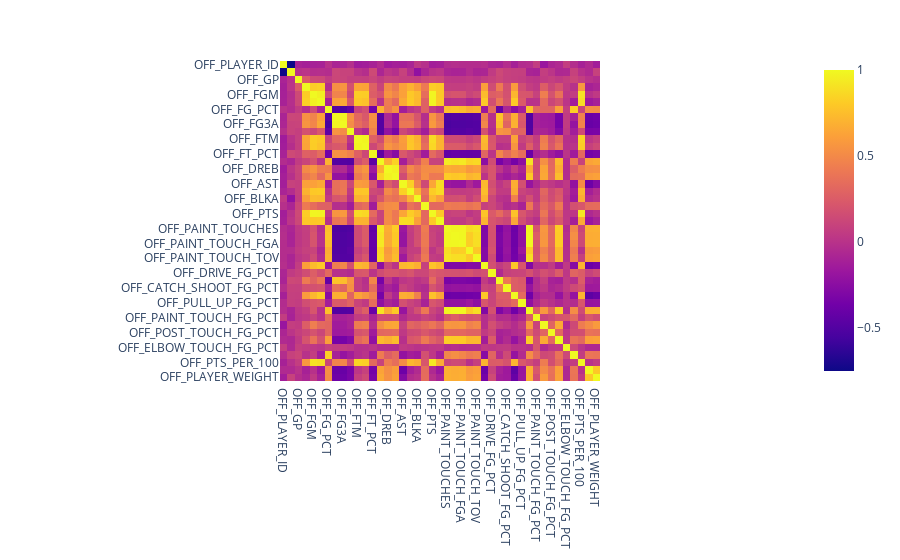
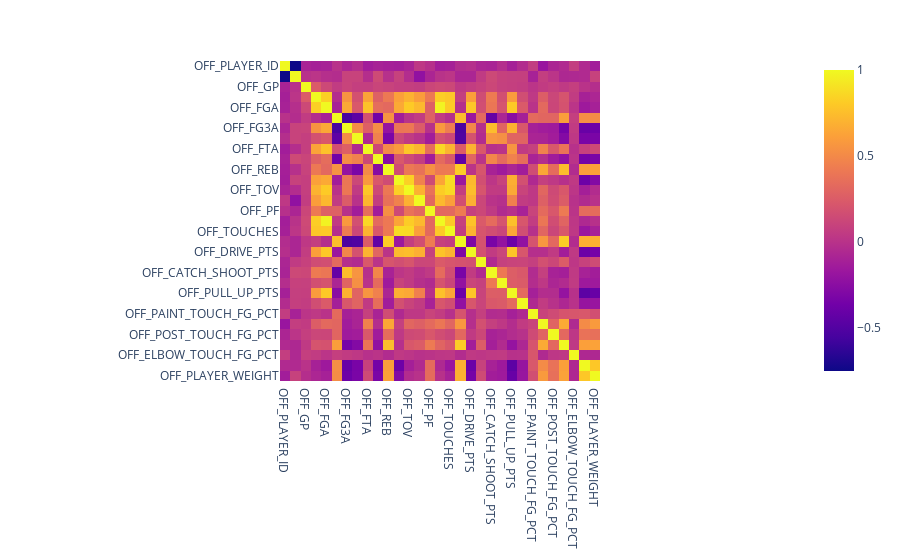

The cell these charts' notebook holds for them, in order:
### Markdown cell above
# Examine Input Correlation

Find correlation between inputs and remove redundant ones

### Code cell
off_stats = inputs.filter(regex='^OFF').copy()

# Display correlation matrix
fig = px.imshow(off_stats.corr())
fig.show()

# Drop columns with correlation > 0.9
off_cols = ['OFF_FGM', 'OFF_EFF_FG_PCT', 'OFF_OREB', 'OFF_PAINT_TOUCH_FGA', 'OFF_PAINT_TOUCH_FGM', 'OFF_PAINT_TOUCH_TOV', 'OFF_PAINT_TOUCH_PASSES', 'OFF_PAINT_TOUCH_PTS', 'OFF_DREB', 'OFF_FG3M', 'OFF_FTM', 'OFF_PTS_PER_100']
off_stats.drop(columns=off_cols, inplace=True)
fig = px.imshow(off_stats.corr())
fig.show()

print('Columns before removal: ' + str(len(off_cols) + len(off_stats.columns)))
print('Columns after removal: ' + str(len(off_stats.columns)))

### Figure 1 — Plotly figure (JSON) as saved in the notebook; plotly's stock layout.template omitted (floating-point values rounded to 4 significant figures; data arrays with more than 128 entries replaced by an {"elided": "..."} marker saying what was removed)
{"data": [{"coloraxis": "coloraxis", "hovertemplate": "x: %{x}<br>y: %{y}<br>color: %{z}<extra></extra>", "name": "0", "type": "heatmap", "x": ["OFF_PLAYER_ID", "OFF_AGE", "OFF_GP", "OFF_MIN", "OFF_FGM", "OFF_FGA", "OFF_FG_PCT", "OFF_FG3M", "OFF_FG3A", "OFF_FG3_PCT", "OFF_FTM", "OFF_FTA", "OFF_FT_PCT", "OFF_OREB", "OFF_DREB", "OFF_REB", "OFF_AST", "OFF_TOV", "OFF_BLKA", "OFF_PF", "OFF_PTS", "OFF_TOUCHES", "OFF_PAINT_TOUCHES", "OFF_PAINT_TOUCH_FGM", "OFF_PAINT_TOUCH_FGA", "OFF_PAINT_TOUCH_PASSES", "OFF_PAINT_TOUCH_TOV", "OFF_DRIVE_PTS", "OFF_DRIVE_FG_PCT", "OFF_CATCH_SHOOT_PTS", "OFF_CATCH_SHOOT_FG_PCT", "OFF_PULL_UP_PTS", "OFF_PULL_UP_FG_PCT", "OFF_PAINT_TOUCH_PTS", "OFF_PAINT_TOUCH_FG_PCT", "OFF_POST_TOUCH_PTS", "OFF_POST_TOUCH_FG_PCT", "OFF_ELBOW_TOUCH_PTS", "OFF_ELBOW_TOUCH_FG_PCT", "OFF_EFF_FG_PCT", "OFF_PTS_PER_100", "OFF_PLAYER_HEIGHT_INCHES", "OFF_PLAYER_WEIGHT"], "xaxis": "x", "y": ["OFF_PLAYER_ID", "OFF_AGE", "OFF_GP", "OFF_MIN", "OFF_FGM", "OFF_FGA", "OFF_FG_PCT", "OFF_FG3M", "OFF_FG3A", "OFF_FG3_PCT", "OFF_FTM", "OFF_FTA", "OFF_FT_PCT", "OFF_OREB", "OFF_DREB", "OFF_REB", "OFF_AST", "OFF_TOV", "OFF_BLKA", "OFF_PF", "OFF_PTS", "OFF_TOUCHES", "OFF_PAINT_TOUCHES", "OFF_PAINT_TOUCH_FGM", "OFF_PAINT_TOUCH_FGA", "OFF_PAINT_TOUCH_PASSES", "OFF_PAINT_TOUCH_TOV", "OFF_DRIVE_PTS", "OFF_DRIVE_FG_PCT", "OFF_CATCH_SHOOT_PTS", "OFF_CATCH_SHOOT_FG_PCT", "OFF_PULL_UP_PTS", "OFF_PULL_UP_FG_PCT", "OFF_PAINT_TOUCH_PTS", "OFF_PAINT_TOUCH_FG_PCT", "OFF_POST_TOUCH_PTS", "OFF_POST_TOUCH_FG_PCT", "OFF_ELBOW_TOUCH_PTS", "OFF_ELBOW_TOUCH_FG_PCT", "OFF_EFF_FG_PCT", "OFF_PTS_PER_100", "OFF_PLAYER_HEIGHT_INCHES", "OFF_PLAYER_WEIGHT"], "yaxis": "y", "z": {"elided": "43x43 float values"}}], "layout": {"coloraxis": {"colorscale": [[0, "#0d0887"], [0.1111, "#46039f"], [0.2222, "#7201a8"], [0.3333, "#9c179e"], [0.4444, "#bd3786"], [0.5556, "#d8576b"], [0.6667, "#ed7953"], [0.7778, "#fb9f3a"], [0.8889, "#fdca26"], [1, "#f0f921"]]}, "margin": {"t": 60}, "xaxis": {"anchor": "y", "constrain": "domain", "domain": [0, 1], "scaleanchor": "y"}, "yaxis": {"anchor": "x", "autorange": "reversed", "constrain": "domain", "domain": [0, 1]}}}

### Figure 2 — Plotly figure (JSON) as saved in the notebook; plotly's stock layout.template omitted (floating-point values rounded to 4 significant figures; data arrays with more than 128 entries replaced by an {"elided": "..."} marker saying what was removed)
{"data": [{"coloraxis": "coloraxis", "hovertemplate": "x: %{x}<br>y: %{y}<br>color: %{z}<extra></extra>", "name": "0", "type": "heatmap", "x": ["OFF_PLAYER_ID", "OFF_AGE", "OFF_GP", "OFF_MIN", "OFF_FGA", "OFF_FG_PCT", "OFF_FG3A", "OFF_FG3_PCT", "OFF_FTA", "OFF_FT_PCT", "OFF_REB", "OFF_AST", "OFF_TOV", "OFF_BLKA", "OFF_PF", "OFF_PTS", "OFF_TOUCHES", "OFF_PAINT_TOUCHES", "OFF_DRIVE_PTS", "OFF_DRIVE_FG_PCT", "OFF_CATCH_SHOOT_PTS", "OFF_CATCH_SHOOT_FG_PCT", "OFF_PULL_UP_PTS", "OFF_PULL_UP_FG_PCT", "OFF_PAINT_TOUCH_FG_PCT", "OFF_POST_TOUCH_PTS", "OFF_POST_TOUCH_FG_PCT", "OFF_ELBOW_TOUCH_PTS", "OFF_ELBOW_TOUCH_FG_PCT", "OFF_PLAYER_HEIGHT_INCHES", "OFF_PLAYER_WEIGHT"], "xaxis": "x", "y": ["OFF_PLAYER_ID", "OFF_AGE", "OFF_GP", "OFF_MIN", "OFF_FGA", "OFF_FG_PCT", "OFF_FG3A", "OFF_FG3_PCT", "OFF_FTA", "OFF_FT_PCT", "OFF_REB", "OFF_AST", "OFF_TOV", "OFF_BLKA", "OFF_PF", "OFF_PTS", "OFF_TOUCHES", "OFF_PAINT_TOUCHES", "OFF_DRIVE_PTS", "OFF_DRIVE_FG_PCT", "OFF_CATCH_SHOOT_PTS", "OFF_CATCH_SHOOT_FG_PCT", "OFF_PULL_UP_PTS", "OFF_PULL_UP_FG_PCT", "OFF_PAINT_TOUCH_FG_PCT", "OFF_POST_TOUCH_PTS", "OFF_POST_TOUCH_FG_PCT", "OFF_ELBOW_TOUCH_PTS", "OFF_ELBOW_TOUCH_FG_PCT", "OFF_PLAYER_HEIGHT_INCHES", "OFF_PLAYER_WEIGHT"], "yaxis": "y", "z": {"elided": "31x31 float values"}}], "layout": {"coloraxis": {"colorscale": [[0, "#0d0887"], [0.1111, "#46039f"], [0.2222, "#7201a8"], [0.3333, "#9c179e"], [0.4444, "#bd3786"], [0.5556, "#d8576b"], [0.6667, "#ed7953"], [0.7778, "#fb9f3a"], [0.8889, "#fdca26"], [1, "#f0f921"]]}, "margin": {"t": 60}, "xaxis": {"anchor": "y", "constrain": "domain", "domain": [0, 1], "scaleanchor": "y"}, "yaxis": {"anchor": "x", "autorange": "reversed", "constrain": "domain", "domain": [0, 1]}}}
